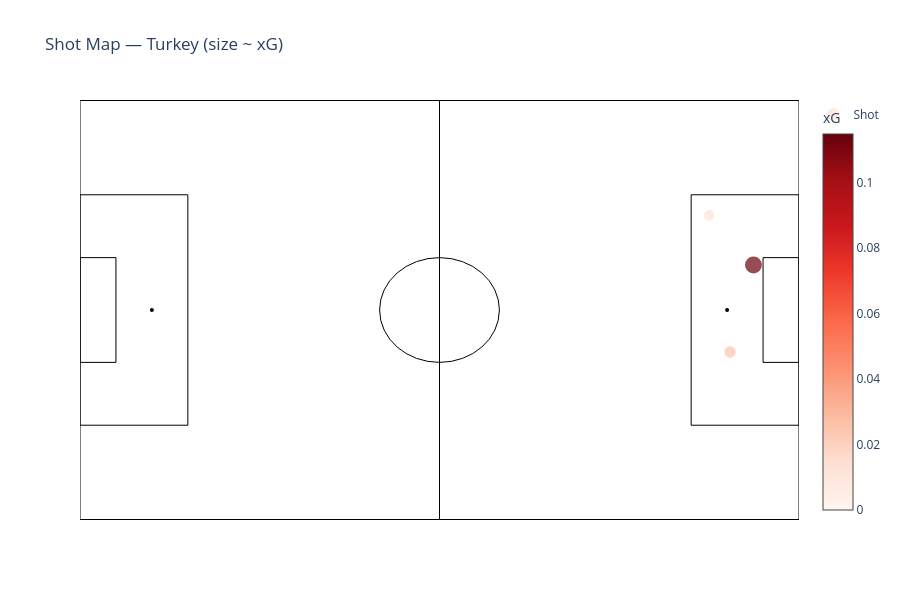
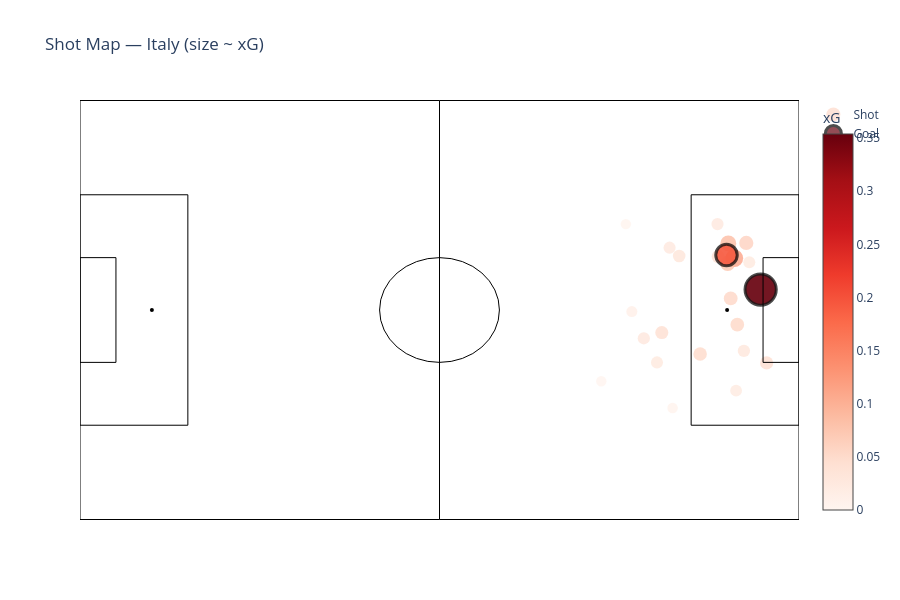

Here is the notebook cell these charts were saved with, in order:
### Markdown cell above
## 5) Shots & xG Overview (popular)

### Code cell
# %%
shots = events[events["type"] == "Shot"].copy()
shots["xy"] = shots["location"].apply(try_json).apply(parse_point)
shots["end_xy"] = shots["shot_end_location"].apply(try_json).apply(parse_point) if "shot_end_location" in shots.columns else None

shots["x"] = shots["xy"].apply(lambda p: p[0] if p else np.nan)
shots["y"] = shots["xy"].apply(lambda p: p[1] if p else np.nan)
if "shot_statsbomb_xg" in shots.columns:
    shots["xg"] = pd.to_numeric(shots["shot_statsbomb_xg"], errors="coerce")
else:
    shots["xg"] = np.nan

summary = shots.groupby("team").agg(
    shots=("id","count"),
    goals=("shot_outcome", lambda s: (s=="Goal").sum() if s is not None else np.nan),
    xg=("xg","sum"),
    avg_xg=("xg","mean")
).sort_values("xg", ascending=False)
print("Shot / xG summary by team:\n", summary.fillna(0).round(3))

# # --- Plot: shot map colored by xG (one example: home team) ---
# home_team = mrow.iloc[0]["home_team"] if not mrow.empty else shots["team"].iloc[0]
# subset = shots[shots["team"] == home_team]

# fig, ax = plt.subplots()
# draw_pitch(ax)
# sc = ax.scatter(subset["x"], subset["y"], s=40 + 200*subset["xg"].fillna(0), alpha=0.7)
# ax.set_title(f"Shot Map — {home_team} (size ~ xG)")
# plt.show()

# # --- Plot: shot map colored by xG (one example: home team) ---
# away_team = mrow.iloc[0]["away_team"] if not mrow.empty else shots["team"].iloc[0]
# subset = shots[shots["team"] == away_team]

# fig, ax = plt.subplots()
# draw_pitch(ax)
# sc = ax.scatter(subset["x"], subset["y"], s=40 + 200*subset["xg"].fillna(0), alpha=0.7)
# ax.set_title(f"Shot Map — {away_team} (size ~ xG)")
# plt.show()

import plotly.graph_objects as go
import json

def make_pitch(fig):
    """Add soccer pitch lines to a Plotly figure."""
    # Outline
    fig.add_shape(type="rect", x0=0, y0=0, x1=120, y1=80, line=dict(color="black", width=1))
    # Halfway line
    fig.add_shape(type="line", x0=60, y0=0, x1=60, y1=80, line=dict(color="black", width=1))
    # Penalty boxes
    fig.add_shape(type="rect", x0=0, y0=18, x1=18, y1=62, line=dict(color="black", width=1))
    fig.add_shape(type="rect", x0=102, y0=18, x1=120, y1=62, line=dict(color="black", width=1))
    # 6-yard boxes
    fig.add_shape(type="rect", x0=0, y0=30, x1=6, y1=50, line=dict(color="black", width=1))
    fig.add_shape(type="rect", x0=114, y0=30, x1=120, y1=50, line=dict(color="black", width=1))
    # Penalty spots
    fig.add_trace(go.Scatter(x=[12, 108], y=[40, 40], mode="markers",
                             marker=dict(color="black", size=4), showlegend=False))
    # Center circle
    circle = dict(type="circle", xref="x", yref="y",
                  x0=60-10, y0=40-10, x1=60+10, y1=40+10,
                  line=dict(color="black", width=1))
    fig.add_shape(circle)
    return fig


def make_shotmap(team_name, shots_df):
    """Create a Plotly shot map for one team, with goals ringed in black."""
    subset = shots_df[shots_df["team"] == team_name].copy()

    # Identify goals
    is_goal = subset["shot_outcome"].fillna("").str.lower() == "goal"

    # Main scatter: all shots
    fig = go.Figure()

    # Plot all shots (including goals) with normal marker
    fig.add_trace(go.Scatter(
        x=subset["x"],
        y=subset["y"],
        mode="markers",
        marker=dict(
            size=10 + 60 * subset["xg"].fillna(0),
            color=subset["xg"],
            colorscale="Reds",
            cmin=0,
            cmax=subset["xg"].max(),
            showscale=True,
            colorbar=dict(title="xG"),
            line=dict(width=0)  # No border for non-goals
        ),
        text=[
            f"<b>{row['player']}</b><br>"
            f"Minute: {row['minute']}<br>"
            f"Second: {row['second']}<br>"
            f"xG: {row['xg']:.3f}<br>"
            f"Outcome: {row['shot_outcome']}"
            for _, row in subset.iterrows()
        ],
        hoverinfo="text",
        name="Shot"
    ))

    # Overlay: goals with black ring
    if is_goal.any():
        fig.add_trace(go.Scatter(
            x=subset.loc[is_goal, "x"],
            y=subset.loc[is_goal, "y"],
            mode="markers",
            marker=dict(
                size=10 + 60 * subset.loc[is_goal, "xg"].fillna(0),
                color=subset.loc[is_goal, "xg"],
                colorscale="Reds",
                cmin=0,
                cmax=subset["xg"].max(),
                showscale=False,
                line=dict(width=3, color="black")
            ),
            text=[
                f"<b>{row['player']}</b><br>"
                f"Minute: {row['minute']}<br>"
                f"Second: {row['second']}<br>"
                f"xG: {row['xg']:.3f}<br>"
                f"Outcome: {row['shot_outcome']}"
                for _, row in subset[is_goal].iterrows()
            ],
            hoverinfo="text",
            name="Goal"
        ))

    # Add pitch lines
    fig = make_pitch(fig)

    # Layout
    fig.update_layout(
        title=f"Shot Map — {team_name} (size ~ xG)",
        xaxis=dict(showgrid=False, visible=False, range=[0, 120]),
        yaxis=dict(showgrid=False, visible=False, range=[0, 80]),
        plot_bgcolor="white",
        height=600,
        width=900
    )

    fig.update_yaxes(autorange="reversed")  # match pitch orientation

    return fig


# --- Create and save both plots ---
home_team = mrow.iloc[0]["home_team"] if not mrow.empty else shots["team"].iloc[0]
away_team = mrow.iloc[0]["away_team"] if not mrow.empty else shots["team"].iloc[1]

fig_home = make_shotmap(home_team, shots)
fig_away = make_shotmap(away_team, shots)

# Show both inline for testing
fig_home.show()
fig_away.show()

fig_home.write_json(f"viz/match_{match_id}_{home_team}_shotmap.json")
fig_away.write_json(f"viz/match_{match_id}_{away_team}_shotmap.json")



#making sure they reload

# import json, plotly.io as pio

# for team in [home_team, away_team]:
#     path = f"viz/match_1_{team}_shotmap.json"
#     with open(path) as f:
#         fig_dict = json.load(f)
#     pio.from_json(json.dumps(fig_dict)).show()

### Figure 1 — Plotly figure (JSON) as saved in the notebook; plotly's stock layout.template omitted (floating-point values rounded to 4 significant figures)
{"data": [{"hoverinfo": "text", "marker": {"cmax": 0.1148, "cmin": 0, "color": [0.01149, 0.1148, 0.02469], "colorbar": {"title": {"text": "xG"}}, "colorscale": [[0, "rgb(255,245,240)"], [0.125, "rgb(254,224,210)"], [0.25, "rgb(252,187,161)"], [0.375, "rgb(252,146,114)"], [0.5, "rgb(251,106,74)"], [0.625, "rgb(239,59,44)"], [0.75, "rgb(203,24,29)"], [0.875, "rgb(165,15,21)"], [1, "rgb(103,0,13)"]], "line": {"width": 0}, "showscale": true, "size": [10.69, 16.89, 11.48]}, "mode": "markers", "name": "Shot", "text": ["<b>Cengiz Ünder</b><br>Minute: 50<br>Second: 58<br>xG: 0.011<br>Outcome: Blocked", "<b>Burak Yılmaz</b><br>Minute: 91<br>Second: 55<br>xG: 0.115<br>Outcome: Blocked", "<b>Merih Demiral</b><br>Minute: 92<br>Second: 18<br>xG: 0.025<br>Outcome: Off T"], "type": "scatter", "x": [105, 112.4, 108.5], "y": [21.9, 31.4, 48]}, {"marker": {"color": "black", "size": 4}, "mode": "markers", "showlegend": false, "type": "scatter", "x": [12, 108], "y": [40, 40]}], "layout": {"height": 600, "plot_bgcolor": "white", "shapes": [{"line": {"color": "black", "width": 1}, "type": "rect", "x0": 0, "x1": 120, "y0": 0, "y1": 80}, {"line": {"color": "black", "width": 1}, "type": "line", "x0": 60, "x1": 60, "y0": 0, "y1": 80}, {"line": {"color": "black", "width": 1}, "type": "rect", "x0": 0, "x1": 18, "y0": 18, "y1": 62}, {"line": {"color": "black", "width": 1}, "type": "rect", "x0": 102, "x1": 120, "y0": 18, "y1": 62}, {"line": {"color": "black", "width": 1}, "type": "rect", "x0": 0, "x1": 6, "y0": 30, "y1": 50}, {"line": {"color": "black", "width": 1}, "type": "rect", "x0": 114, "x1": 120, "y0": 30, "y1": 50}, {"line": {"color": "black", "width": 1}, "type": "circle", "x0": 50, "x1": 70, "xref": "x", "y0": 30, "y1": 50, "yref": "y"}], "title": {"text": "Shot Map — Turkey (size ~ xG)"}, "width": 900, "xaxis": {"range": [0, 120], "showgrid": false, "visible": false}, "yaxis": {"autorange": "reversed", "range": [0, 80], "showgrid": false, "visible": false}}}

### Figure 2 — Plotly figure (JSON) as saved in the notebook; plotly's stock layout.template omitted (floating-point values rounded to 4 significant figures)
{"data": [{"hoverinfo": "text", "marker": {"cmax": 0.3539, "cmin": 0, "color": [0.05224, 0.009444, 0.09855, 0.006578, 0.05125, 0.06291, 0.06189, 0.03734, 0.03838, 0.0421, 0.03357, 0.05847, 0.03551, 0.1289, 0.06995, 0.03344, 0.08627, 0.007315, 0.03492, 0.01728, 0.03027, 0.04869, 0.3539, 0.1918], "colorbar": {"title": {"text": "xG"}}, "colorscale": [[0, "rgb(255,245,240)"], [0.125, "rgb(254,224,210)"], [0.25, "rgb(252,187,161)"], [0.375, "rgb(252,146,114)"], [0.5, "rgb(251,106,74)"], [0.625, "rgb(239,59,44)"], [0.75, "rgb(203,24,29)"], [0.875, "rgb(165,15,21)"], [1, "rgb(103,0,13)"]], "line": {"width": 0}, "showscale": true, "size": [13.13, 10.57, 15.91, 10.39, 13.07, 13.77, 13.71, 12.24, 12.3, 12.53, 12.01, 13.51, 12.13, 17.73, 14.2, 12.01, 15.18, 10.44, 12.1, 11.04, 11.82, 12.92, 31.23, 21.51]}, "mode": "markers", "name": "Shot", "text": ["<b>Ciro Immobile</b><br>Minute: 2<br>Second: 9<br>xG: 0.052<br>Outcome: Off T", "<b>Domenico Berardi</b><br>Minute: 13<br>Second: 25<br>xG: 0.009<br>Outcome: Blocked", "<b>Lorenzo Insigne</b><br>Minute: 17<br>Second: 3<br>xG: 0.099<br>Outcome: Off T", "<b>Leonardo Bonucci</b><br>Minute: 19<br>Second: 10<br>xG: 0.007<br>Outcome: Off T", "<b>Ciro Immobile</b><br>Minute: 20<br>Second: 14<br>xG: 0.051<br>Outcome: Blocked", "<b>Giorgio Chiellini</b><br>Minute: 21<br>Second: 40<br>xG: 0.063<br>Outcome: Saved", "<b>Leonardo Bonucci</b><br>Minute: 22<br>Second: 4<br>xG: 0.062<br>Outcome: Wayward", "<b>Nicolò Barella</b><br>Minute: 28<br>Second: 49<br>xG: 0.037<br>Outcome: Off T", "<b>Ciro Immobile</b><br>Minute: 32<br>Second: 5<br>xG: 0.038<br>Outcome: Off T", "<b>Lorenzo Insigne</b><br>Minute: 36<br>Second: 4<br>xG: 0.042<br>Outcome: Saved", "<b>Domenico Berardi</b><br>Minute: 38<br>Second: 35<br>xG: 0.034<br>Outcome: Off T", "<b>Ciro Immobile</b><br>Minute: 42<br>Second: 42<br>xG: 0.058<br>Outcome: Saved", "<b>Lorenzo Insigne</b><br>Minute: 44<br>Second: 12<br>xG: 0.036<br>Outcome: Blocked", "<b>Domenico Berardi</b><br>Minute: 44<br>Second: 33<br>xG: 0.129<br>Outcome: Off T", "<b>Leonardo Spinazzola</b><br>Minute: 53<br>Second: 55<br>xG: 0.070<br>Outcome: Saved", "<b>Ciro Immobile</b><br>Minute: 53<br>Second: 58<br>xG: 0.033<br>Outcome: Off T", "<b>Lorenzo Insigne</b><br>Minute: 56<br>Second: 21<br>xG: 0.086<br>Outcome: Blocked", "<b>Giorgio Chiellini</b><br>Minute: 57<br>Second: 14<br>xG: 0.007<br>Outcome: Wayward", "<b>Manuel Locatelli</b><br>Minute: 57<br>Second: 24<br>xG: 0.035<br>Outcome: Saved", "<b>Nicolò Barella</b><br>Minute: 58<br>Second: 12<br>xG: 0.017<br>Outcome: Blocked", "<b>Domenico Berardi</b><br>Minute: 58<br>Second: 51<br>xG: 0.030<br>Outcome: Off T", "<b>Leonardo Spinazzola</b><br>Minute: 65<br>Second: 31<br>xG: 0.049<br>Outcome: Saved", "<b>Ciro Immobile</b><br>Minute: 65<br>Second: 33<br>xG: 0.354<br>Outcome: Goal", "<b>Lorenzo Insigne</b><br>Minute: 78<br>Second: 30<br>xG: 0.192<br>Outcome: Goal"], "type": "scatter", "x": [114.6, 98.9, 108.2, 87, 97.1, 108.6, 109.7, 94.1, 110.8, 100, 96.3, 103.5, 106.4, 109.2, 111.2, 111.7, 108.1, 91.1, 98.4, 92.1, 109.5, 106.5, 113.6, 107.9], "y": [50.1, 58.7, 27.3, 53.6, 44.3, 37.8, 42.8, 45.4, 47.8, 29.7, 50, 48.4, 23.6, 30.1, 27.2, 30.9, 31.1, 23.6, 28.1, 40.3, 55.4, 29.8, 36.1, 29.5]}, {"hoverinfo": "text", "marker": {"cmax": 0.3539, "cmin": 0, "color": [0.3539, 0.1918], "colorscale": [[0, "rgb(255,245,240)"], [0.125, "rgb(254,224,210)"], [0.25, "rgb(252,187,161)"], [0.375, "rgb(252,146,114)"], [0.5, "rgb(251,106,74)"], [0.625, "rgb(239,59,44)"], [0.75, "rgb(203,24,29)"], [0.875, "rgb(165,15,21)"], [1, "rgb(103,0,13)"]], "line": {"color": "black", "width": 3}, "showscale": false, "size": [31.23, 21.51]}, "mode": "markers", "name": "Goal", "text": ["<b>Ciro Immobile</b><br>Minute: 65<br>Second: 33<br>xG: 0.354<br>Outcome: Goal", "<b>Lorenzo Insigne</b><br>Minute: 78<br>Second: 30<br>xG: 0.192<br>Outcome: Goal"], "type": "scatter", "x": [113.6, 107.9], "y": [36.1, 29.5]}, {"marker": {"color": "black", "size": 4}, "mode": "markers", "showlegend": false, "type": "scatter", "x": [12, 108], "y": [40, 40]}], "layout": {"height": 600, "plot_bgcolor": "white", "shapes": [{"line": {"color": "black", "width": 1}, "type": "rect", "x0": 0, "x1": 120, "y0": 0, "y1": 80}, {"line": {"color": "black", "width": 1}, "type": "line", "x0": 60, "x1": 60, "y0": 0, "y1": 80}, {"line": {"color": "black", "width": 1}, "type": "rect", "x0": 0, "x1": 18, "y0": 18, "y1": 62}, {"line": {"color": "black", "width": 1}, "type": "rect", "x0": 102, "x1": 120, "y0": 18, "y1": 62}, {"line": {"color": "black", "width": 1}, "type": "rect", "x0": 0, "x1": 6, "y0": 30, "y1": 50}, {"line": {"color": "black", "width": 1}, "type": "rect", "x0": 114, "x1": 120, "y0": 30, "y1": 50}, {"line": {"color": "black", "width": 1}, "type": "circle", "x0": 50, "x1": 70, "xref": "x", "y0": 30, "y1": 50, "yref": "y"}], "title": {"text": "Shot Map — Italy (size ~ xG)"}, "width": 900, "xaxis": {"range": [0, 120], "showgrid": false, "visible": false}, "yaxis": {"autorange": "reversed", "range": [0, 80], "showgrid": false, "visible": false}}}
